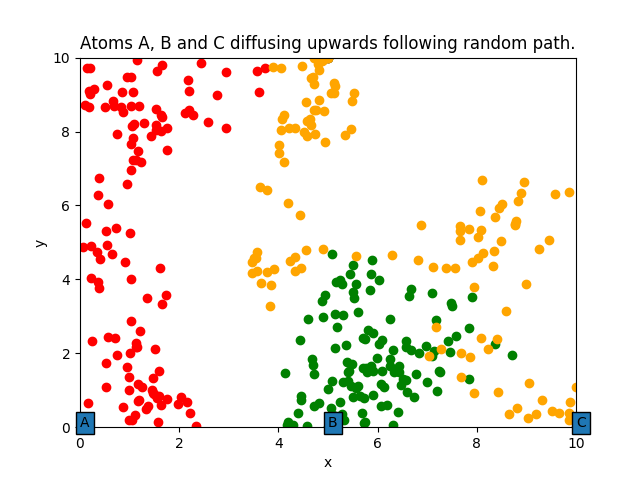

Write Python code to recreate this figure.
# This is an illustration of the random walk diffusion model of atoms.
# It is assumed that the atoms are diffusing upwards as shown in the output figure of this script.
# We consider 3 atoms viz. A, B and C.

import numpy as np
import matplotlib.pyplot as plt
import math

# For tracing a random path for atom 1.
series1_xvalues = [0]
series1_yvalues = [0]
dist = 2
i = 0
itr = 0
x1 = 0
y1 = 0
while (i < 120):
    itr = itr + 1
    x2 = np.random.uniform(0, 10)
    y2 = np.random.uniform(0, 10)
    dist = math.sqrt((y2 - y1)*(y2 - y1) + (x2 - x1)*(x2 - x1))
    if (dist < 1):
        i = i + 1
        series1_xvalues.append(x2)
        series1_yvalues.append(y2)
        x1 = x2
        y1 = y2
series1_xvalues.append(5)
series1_yvalues.append(10)

# For tracing a random path for atom 2.
series2_xvalues = [5]
series2_yvalues = [0]
dist = 2
i = 0
itr = 0
x1 = 5
y1 = 0
while (i < 120):
    itr = itr + 1
    x2 = np.random.uniform(0, 10)
    y2 = np.random.uniform(0, 10)
    dist = math.sqrt((y2 - y1)*(y2 - y1) + (x2 - x1)*(x2 - x1))
    if (dist < 1):
        i = i + 1
        series2_xvalues.append(x2)
        series2_yvalues.append(y2)
        x1 = x2
        y1 = y2
series2_xvalues.append(5)
series2_yvalues.append(10)

# For tracing a random path for atom 3.
series3_xvalues = [10]
series3_yvalues = [0]
dist = 2
i = 0
itr = 0
x1 = 10
y1 = 0
while (i < 120):
    itr = itr + 1
    x2 = np.random.uniform(0, 10)
    y2 = np.random.uniform(0, 10)
    dist = math.sqrt((y2 - y1)*(y2 - y1) + (x2 - x1)*(x2 - x1))
    if (dist < 1):
        i = i + 1
        series3_xvalues.append(x2)
        series3_yvalues.append(y2)
        x1 = x2
        y1 = y2
series3_xvalues.append(5)
series3_yvalues.append(10)





plt.scatter(series1_xvalues, series1_yvalues, color = ['red'])
plt.scatter(series2_xvalues, series2_yvalues, color = ['green'])
plt.scatter(series3_xvalues, series3_yvalues, color = ['orange'])
plt.xlim(0, 10)
plt.ylim(0, 10)
plt.xlabel('x')
plt.ylabel('y')
plt.title('Atoms A, B and C diffusing upwards following random path.')
plt.text(0, 0, 'A', size = 10, bbox = dict(boxstyle = 'square'))
plt.text(5, 0, 'B', size = 10, bbox = dict(boxstyle = 'square'))
plt.text(10, 0, 'C', size = 10, bbox = dict(boxstyle = 'square'))
#plt.text(5, 10, 'D', size = 10, bbox = dict(boxstyle = 'square'))
plt.show()
